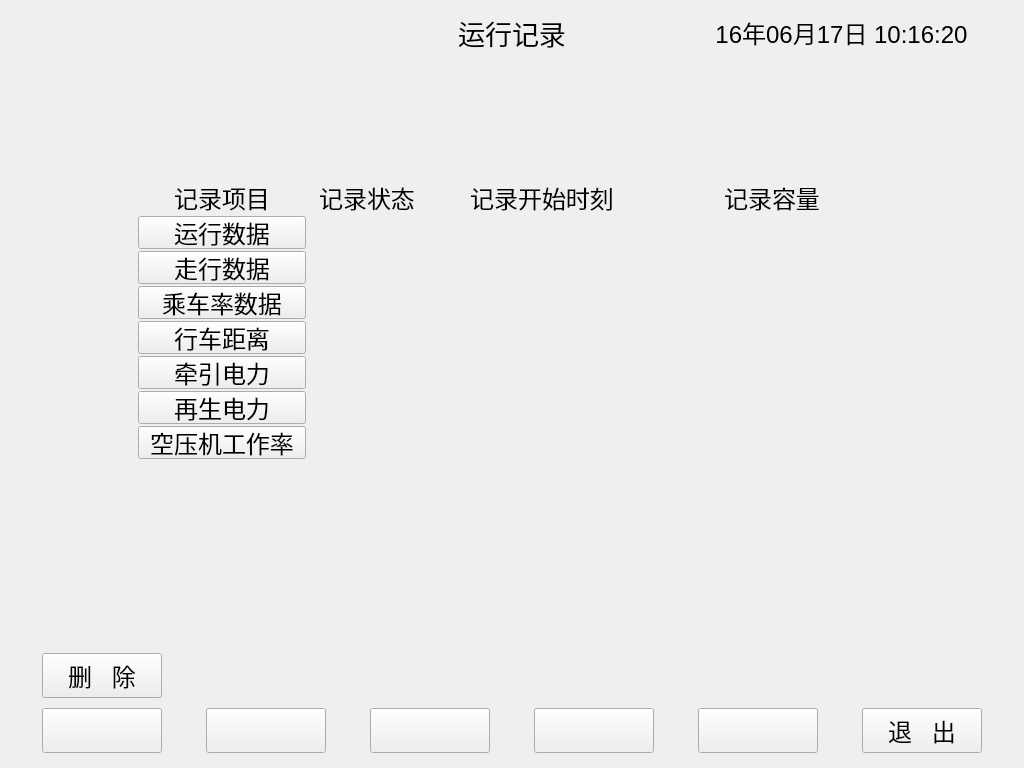
<?xml version="1.0" encoding="UTF-8"?>
<ui version="4.0">
 <class>delruninfo</class>
 <widget class="QDialog" name="delruninfo">
  <property name="geometry">
   <rect>
    <x>0</x>
    <y>0</y>
    <width>1024</width>
    <height>768</height>
   </rect>
  </property>
  <property name="windowTitle">
   <string>删除运行记录</string>
  </property>
  <widget class="QPushButton" name="buttonquit">
   <property name="geometry">
    <rect>
     <x>862</x>
     <y>708</y>
     <width>120</width>
     <height>45</height>
    </rect>
   </property>
   <property name="font">
    <font>
     <pointsize>18</pointsize>
    </font>
   </property>
   <property name="focusPolicy">
    <enum>Qt::NoFocus</enum>
   </property>
   <property name="text">
    <string>退   出</string>
   </property>
  </widget>
  <widget class="MyLabel" name="labelinfo_1_4">
   <property name="geometry">
    <rect>
     <x>657</x>
     <y>180</y>
     <width>230</width>
     <height>35</height>
    </rect>
   </property>
   <property name="font">
    <font>
     <pointsize>18</pointsize>
    </font>
   </property>
   <property name="text">
    <string>记录容量</string>
   </property>
   <property name="alignment">
    <set>Qt::AlignCenter</set>
   </property>
  </widget>
  <widget class="MyLabel" name="labelinfo_5_3">
   <property name="geometry">
    <rect>
     <x>427</x>
     <y>320</y>
     <width>230</width>
     <height>35</height>
    </rect>
   </property>
   <property name="font">
    <font>
     <pointsize>18</pointsize>
    </font>
   </property>
   <property name="text">
    <string/>
   </property>
   <property name="alignment">
    <set>Qt::AlignCenter</set>
   </property>
  </widget>
  <widget class="QPushButton" name="buttontemp0">
   <property name="geometry">
    <rect>
     <x>42</x>
     <y>708</y>
     <width>120</width>
     <height>45</height>
    </rect>
   </property>
   <property name="font">
    <font>
     <pointsize>18</pointsize>
    </font>
   </property>
   <property name="focusPolicy">
    <enum>Qt::NoFocus</enum>
   </property>
   <property name="text">
    <string/>
   </property>
  </widget>
  <widget class="MyLabel" name="labelinfo_6_1">
   <property name="geometry">
    <rect>
     <x>137</x>
     <y>355</y>
     <width>170</width>
     <height>35</height>
    </rect>
   </property>
   <property name="font">
    <font>
     <pointsize>18</pointsize>
    </font>
   </property>
   <property name="text">
    <string/>
   </property>
   <property name="alignment">
    <set>Qt::AlignCenter</set>
   </property>
  </widget>
  <widget class="MyLabel" name="labelinfo_7_4">
   <property name="geometry">
    <rect>
     <x>657</x>
     <y>390</y>
     <width>230</width>
     <height>35</height>
    </rect>
   </property>
   <property name="font">
    <font>
     <pointsize>18</pointsize>
    </font>
   </property>
   <property name="text">
    <string/>
   </property>
   <property name="alignment">
    <set>Qt::AlignCenter</set>
   </property>
  </widget>
  <widget class="MyLabel" name="labelinfo_6_2">
   <property name="geometry">
    <rect>
     <x>307</x>
     <y>355</y>
     <width>120</width>
     <height>35</height>
    </rect>
   </property>
   <property name="font">
    <font>
     <pointsize>18</pointsize>
    </font>
   </property>
   <property name="text">
    <string/>
   </property>
   <property name="alignment">
    <set>Qt::AlignCenter</set>
   </property>
  </widget>
  <widget class="MyLabel" name="labelinfo_4_4">
   <property name="geometry">
    <rect>
     <x>657</x>
     <y>285</y>
     <width>230</width>
     <height>35</height>
    </rect>
   </property>
   <property name="font">
    <font>
     <pointsize>18</pointsize>
    </font>
   </property>
   <property name="text">
    <string/>
   </property>
   <property name="alignment">
    <set>Qt::AlignCenter</set>
   </property>
  </widget>
  <widget class="MyLabel" name="labelinfo_3_2">
   <property name="geometry">
    <rect>
     <x>307</x>
     <y>250</y>
     <width>120</width>
     <height>35</height>
    </rect>
   </property>
   <property name="font">
    <font>
     <pointsize>18</pointsize>
    </font>
   </property>
   <property name="text">
    <string/>
   </property>
   <property name="alignment">
    <set>Qt::AlignCenter</set>
   </property>
  </widget>
  <widget class="MyLabel" name="labelinfo_4_1">
   <property name="geometry">
    <rect>
     <x>137</x>
     <y>285</y>
     <width>170</width>
     <height>35</height>
    </rect>
   </property>
   <property name="font">
    <font>
     <pointsize>18</pointsize>
    </font>
   </property>
   <property name="text">
    <string/>
   </property>
   <property name="alignment">
    <set>Qt::AlignCenter</set>
   </property>
  </widget>
  <widget class="MyLabel" name="labelinfo_7_1">
   <property name="geometry">
    <rect>
     <x>137</x>
     <y>390</y>
     <width>170</width>
     <height>35</height>
    </rect>
   </property>
   <property name="font">
    <font>
     <pointsize>18</pointsize>
    </font>
   </property>
   <property name="text">
    <string/>
   </property>
   <property name="alignment">
    <set>Qt::AlignCenter</set>
   </property>
  </widget>
  <widget class="MyLabel" name="labelinfo_1_2">
   <property name="geometry">
    <rect>
     <x>307</x>
     <y>180</y>
     <width>120</width>
     <height>35</height>
    </rect>
   </property>
   <property name="font">
    <font>
     <pointsize>18</pointsize>
    </font>
   </property>
   <property name="text">
    <string>记录状态</string>
   </property>
   <property name="alignment">
    <set>Qt::AlignCenter</set>
   </property>
  </widget>
  <widget class="MyLabel" name="labelinfo_4_2">
   <property name="geometry">
    <rect>
     <x>307</x>
     <y>285</y>
     <width>120</width>
     <height>35</height>
    </rect>
   </property>
   <property name="font">
    <font>
     <pointsize>18</pointsize>
    </font>
   </property>
   <property name="text">
    <string/>
   </property>
   <property name="alignment">
    <set>Qt::AlignCenter</set>
   </property>
  </widget>
  <widget class="MyLabel" name="labelinfo_8_3">
   <property name="geometry">
    <rect>
     <x>427</x>
     <y>425</y>
     <width>230</width>
     <height>35</height>
    </rect>
   </property>
   <property name="font">
    <font>
     <pointsize>18</pointsize>
    </font>
   </property>
   <property name="text">
    <string/>
   </property>
   <property name="alignment">
    <set>Qt::AlignCenter</set>
   </property>
  </widget>
  <widget class="MyLabel" name="labelinfo_2_1">
   <property name="geometry">
    <rect>
     <x>137</x>
     <y>215</y>
     <width>170</width>
     <height>35</height>
    </rect>
   </property>
   <property name="font">
    <font>
     <pointsize>18</pointsize>
    </font>
   </property>
   <property name="text">
    <string/>
   </property>
   <property name="alignment">
    <set>Qt::AlignCenter</set>
   </property>
  </widget>
  <widget class="MyLabel" name="labelinfo_6_4">
   <property name="geometry">
    <rect>
     <x>657</x>
     <y>355</y>
     <width>230</width>
     <height>35</height>
    </rect>
   </property>
   <property name="font">
    <font>
     <pointsize>18</pointsize>
    </font>
   </property>
   <property name="text">
    <string/>
   </property>
   <property name="alignment">
    <set>Qt::AlignCenter</set>
   </property>
  </widget>
  <widget class="MyLabel" name="labelinfo_8_1">
   <property name="geometry">
    <rect>
     <x>137</x>
     <y>425</y>
     <width>170</width>
     <height>35</height>
    </rect>
   </property>
   <property name="font">
    <font>
     <pointsize>18</pointsize>
    </font>
   </property>
   <property name="text">
    <string/>
   </property>
   <property name="alignment">
    <set>Qt::AlignCenter</set>
   </property>
  </widget>
  <widget class="MyLabel" name="labelinfo_5_4">
   <property name="geometry">
    <rect>
     <x>657</x>
     <y>320</y>
     <width>230</width>
     <height>35</height>
    </rect>
   </property>
   <property name="font">
    <font>
     <pointsize>18</pointsize>
    </font>
   </property>
   <property name="text">
    <string/>
   </property>
   <property name="alignment">
    <set>Qt::AlignCenter</set>
   </property>
  </widget>
  <widget class="MyLabel" name="labelinfo_5_2">
   <property name="geometry">
    <rect>
     <x>307</x>
     <y>320</y>
     <width>120</width>
     <height>35</height>
    </rect>
   </property>
   <property name="font">
    <font>
     <pointsize>18</pointsize>
    </font>
   </property>
   <property name="text">
    <string/>
   </property>
   <property name="alignment">
    <set>Qt::AlignCenter</set>
   </property>
  </widget>
  <widget class="MyLabel" name="labelinfo_3_4">
   <property name="geometry">
    <rect>
     <x>657</x>
     <y>250</y>
     <width>230</width>
     <height>35</height>
    </rect>
   </property>
   <property name="font">
    <font>
     <pointsize>18</pointsize>
    </font>
   </property>
   <property name="text">
    <string/>
   </property>
   <property name="alignment">
    <set>Qt::AlignCenter</set>
   </property>
  </widget>
  <widget class="MyLabel" name="labelinfo_5_1">
   <property name="geometry">
    <rect>
     <x>137</x>
     <y>320</y>
     <width>170</width>
     <height>35</height>
    </rect>
   </property>
   <property name="font">
    <font>
     <pointsize>18</pointsize>
    </font>
   </property>
   <property name="text">
    <string/>
   </property>
   <property name="alignment">
    <set>Qt::AlignCenter</set>
   </property>
  </widget>
  <widget class="MyLabel" name="labelinfo_7_3">
   <property name="geometry">
    <rect>
     <x>427</x>
     <y>390</y>
     <width>230</width>
     <height>35</height>
    </rect>
   </property>
   <property name="font">
    <font>
     <pointsize>18</pointsize>
    </font>
   </property>
   <property name="text">
    <string/>
   </property>
   <property name="alignment">
    <set>Qt::AlignCenter</set>
   </property>
  </widget>
  <widget class="MyLabel" name="labelinfo_1_1">
   <property name="geometry">
    <rect>
     <x>137</x>
     <y>180</y>
     <width>170</width>
     <height>35</height>
    </rect>
   </property>
   <property name="font">
    <font>
     <pointsize>18</pointsize>
    </font>
   </property>
   <property name="text">
    <string>记录项目</string>
   </property>
   <property name="alignment">
    <set>Qt::AlignCenter</set>
   </property>
  </widget>
  <widget class="QLabel" name="title_3">
   <property name="geometry">
    <rect>
     <x>669</x>
     <y>10</y>
     <width>345</width>
     <height>45</height>
    </rect>
   </property>
   <property name="sizePolicy">
    <sizepolicy hsizetype="Expanding" vsizetype="Expanding">
     <horstretch>0</horstretch>
     <verstretch>0</verstretch>
    </sizepolicy>
   </property>
   <property name="font">
    <font>
     <pointsize>18</pointsize>
    </font>
   </property>
   <property name="text">
    <string>16年06月17日 10:16:20</string>
   </property>
   <property name="alignment">
    <set>Qt::AlignCenter</set>
   </property>
  </widget>
  <widget class="MyLabel" name="labelinfo_2_2">
   <property name="geometry">
    <rect>
     <x>307</x>
     <y>215</y>
     <width>120</width>
     <height>35</height>
    </rect>
   </property>
   <property name="font">
    <font>
     <pointsize>18</pointsize>
    </font>
   </property>
   <property name="text">
    <string/>
   </property>
   <property name="alignment">
    <set>Qt::AlignCenter</set>
   </property>
  </widget>
  <widget class="QLabel" name="labelbuttonarea">
   <property name="geometry">
    <rect>
     <x>10</x>
     <y>703</y>
     <width>1004</width>
     <height>55</height>
    </rect>
   </property>
   <property name="text">
    <string/>
   </property>
  </widget>
  <widget class="MyLabel" name="labelinfo_4_3">
   <property name="geometry">
    <rect>
     <x>427</x>
     <y>285</y>
     <width>230</width>
     <height>35</height>
    </rect>
   </property>
   <property name="font">
    <font>
     <pointsize>18</pointsize>
    </font>
   </property>
   <property name="text">
    <string/>
   </property>
   <property name="alignment">
    <set>Qt::AlignCenter</set>
   </property>
  </widget>
  <widget class="QPushButton" name="buttontemp2">
   <property name="geometry">
    <rect>
     <x>370</x>
     <y>708</y>
     <width>120</width>
     <height>45</height>
    </rect>
   </property>
   <property name="font">
    <font>
     <pointsize>18</pointsize>
    </font>
   </property>
   <property name="focusPolicy">
    <enum>Qt::NoFocus</enum>
   </property>
   <property name="text">
    <string/>
   </property>
  </widget>
  <widget class="QLabel" name="title_2">
   <property name="geometry">
    <rect>
     <x>355</x>
     <y>10</y>
     <width>314</width>
     <height>45</height>
    </rect>
   </property>
   <property name="sizePolicy">
    <sizepolicy hsizetype="Expanding" vsizetype="Expanding">
     <horstretch>0</horstretch>
     <verstretch>0</verstretch>
    </sizepolicy>
   </property>
   <property name="font">
    <font>
     <pointsize>20</pointsize>
    </font>
   </property>
   <property name="text">
    <string>运行记录</string>
   </property>
   <property name="alignment">
    <set>Qt::AlignCenter</set>
   </property>
  </widget>
  <widget class="QPushButton" name="buttontemp1">
   <property name="geometry">
    <rect>
     <x>206</x>
     <y>708</y>
     <width>120</width>
     <height>45</height>
    </rect>
   </property>
   <property name="font">
    <font>
     <pointsize>18</pointsize>
    </font>
   </property>
   <property name="focusPolicy">
    <enum>Qt::NoFocus</enum>
   </property>
   <property name="text">
    <string/>
   </property>
  </widget>
  <widget class="QPushButton" name="buttontemp3">
   <property name="geometry">
    <rect>
     <x>534</x>
     <y>708</y>
     <width>120</width>
     <height>45</height>
    </rect>
   </property>
   <property name="font">
    <font>
     <pointsize>18</pointsize>
    </font>
   </property>
   <property name="focusPolicy">
    <enum>Qt::NoFocus</enum>
   </property>
   <property name="text">
    <string/>
   </property>
  </widget>
  <widget class="MyLabel" name="labelinfo_7_2">
   <property name="geometry">
    <rect>
     <x>307</x>
     <y>390</y>
     <width>120</width>
     <height>35</height>
    </rect>
   </property>
   <property name="font">
    <font>
     <pointsize>18</pointsize>
    </font>
   </property>
   <property name="text">
    <string/>
   </property>
   <property name="alignment">
    <set>Qt::AlignCenter</set>
   </property>
  </widget>
  <widget class="MyLabel" name="labelinfo_8_4">
   <property name="geometry">
    <rect>
     <x>657</x>
     <y>425</y>
     <width>230</width>
     <height>35</height>
    </rect>
   </property>
   <property name="font">
    <font>
     <pointsize>18</pointsize>
    </font>
   </property>
   <property name="text">
    <string/>
   </property>
   <property name="alignment">
    <set>Qt::AlignCenter</set>
   </property>
  </widget>
  <widget class="QLabel" name="title">
   <property name="geometry">
    <rect>
     <x>10</x>
     <y>10</y>
     <width>345</width>
     <height>45</height>
    </rect>
   </property>
   <property name="sizePolicy">
    <sizepolicy hsizetype="Expanding" vsizetype="Expanding">
     <horstretch>0</horstretch>
     <verstretch>0</verstretch>
    </sizepolicy>
   </property>
   <property name="font">
    <font>
     <pointsize>18</pointsize>
    </font>
   </property>
   <property name="text">
    <string/>
   </property>
  </widget>
  <widget class="MyLabel" name="labelinfo_8_2">
   <property name="geometry">
    <rect>
     <x>307</x>
     <y>425</y>
     <width>120</width>
     <height>35</height>
    </rect>
   </property>
   <property name="font">
    <font>
     <pointsize>18</pointsize>
    </font>
   </property>
   <property name="text">
    <string/>
   </property>
   <property name="alignment">
    <set>Qt::AlignCenter</set>
   </property>
  </widget>
  <widget class="QPushButton" name="buttontemp4">
   <property name="geometry">
    <rect>
     <x>698</x>
     <y>708</y>
     <width>120</width>
     <height>45</height>
    </rect>
   </property>
   <property name="font">
    <font>
     <pointsize>18</pointsize>
    </font>
   </property>
   <property name="focusPolicy">
    <enum>Qt::NoFocus</enum>
   </property>
   <property name="text">
    <string/>
   </property>
  </widget>
  <widget class="MyLabel" name="labelinfo_6_3">
   <property name="geometry">
    <rect>
     <x>427</x>
     <y>355</y>
     <width>230</width>
     <height>35</height>
    </rect>
   </property>
   <property name="font">
    <font>
     <pointsize>18</pointsize>
    </font>
   </property>
   <property name="text">
    <string/>
   </property>
   <property name="alignment">
    <set>Qt::AlignCenter</set>
   </property>
  </widget>
  <widget class="MyLabel" name="labelinfo_2_4">
   <property name="geometry">
    <rect>
     <x>657</x>
     <y>215</y>
     <width>230</width>
     <height>35</height>
    </rect>
   </property>
   <property name="font">
    <font>
     <pointsize>18</pointsize>
    </font>
   </property>
   <property name="text">
    <string/>
   </property>
   <property name="alignment">
    <set>Qt::AlignCenter</set>
   </property>
  </widget>
  <widget class="MyLabel" name="labelinfo_3_3">
   <property name="geometry">
    <rect>
     <x>427</x>
     <y>250</y>
     <width>230</width>
     <height>35</height>
    </rect>
   </property>
   <property name="font">
    <font>
     <pointsize>18</pointsize>
    </font>
   </property>
   <property name="text">
    <string/>
   </property>
   <property name="alignment">
    <set>Qt::AlignCenter</set>
   </property>
  </widget>
  <widget class="MyLabel" name="labelinfo_3_1">
   <property name="geometry">
    <rect>
     <x>137</x>
     <y>250</y>
     <width>170</width>
     <height>35</height>
    </rect>
   </property>
   <property name="font">
    <font>
     <pointsize>18</pointsize>
    </font>
   </property>
   <property name="text">
    <string/>
   </property>
   <property name="alignment">
    <set>Qt::AlignCenter</set>
   </property>
  </widget>
  <widget class="MyLabel" name="labelinfo_2_3">
   <property name="geometry">
    <rect>
     <x>427</x>
     <y>215</y>
     <width>230</width>
     <height>35</height>
    </rect>
   </property>
   <property name="font">
    <font>
     <pointsize>18</pointsize>
    </font>
   </property>
   <property name="text">
    <string/>
   </property>
   <property name="alignment">
    <set>Qt::AlignCenter</set>
   </property>
  </widget>
  <widget class="MyLabel" name="labelinfo_1_3">
   <property name="geometry">
    <rect>
     <x>427</x>
     <y>180</y>
     <width>230</width>
     <height>35</height>
    </rect>
   </property>
   <property name="font">
    <font>
     <pointsize>18</pointsize>
    </font>
   </property>
   <property name="text">
    <string>记录开始时刻</string>
   </property>
   <property name="alignment">
    <set>Qt::AlignCenter</set>
   </property>
  </widget>
  <widget class="QPushButton" name="buttondelete">
   <property name="geometry">
    <rect>
     <x>42</x>
     <y>653</y>
     <width>120</width>
     <height>45</height>
    </rect>
   </property>
   <property name="font">
    <font>
     <pointsize>18</pointsize>
    </font>
   </property>
   <property name="focusPolicy">
    <enum>Qt::NoFocus</enum>
   </property>
   <property name="text">
    <string>删   除</string>
   </property>
  </widget>
  <widget class="QPushButton" name="btnrundata">
   <property name="geometry">
    <rect>
     <x>138</x>
     <y>216</y>
     <width>168</width>
     <height>33</height>
    </rect>
   </property>
   <property name="font">
    <font>
     <pointsize>18</pointsize>
    </font>
   </property>
   <property name="focusPolicy">
    <enum>Qt::NoFocus</enum>
   </property>
   <property name="text">
    <string>运行数据</string>
   </property>
  </widget>
  <widget class="QPushButton" name="btnworkdata">
   <property name="geometry">
    <rect>
     <x>138</x>
     <y>251</y>
     <width>168</width>
     <height>33</height>
    </rect>
   </property>
   <property name="font">
    <font>
     <pointsize>18</pointsize>
    </font>
   </property>
   <property name="focusPolicy">
    <enum>Qt::NoFocus</enum>
   </property>
   <property name="text">
    <string>走行数据</string>
   </property>
  </widget>
  <widget class="QPushButton" name="btnridingrate">
   <property name="geometry">
    <rect>
     <x>138</x>
     <y>286</y>
     <width>168</width>
     <height>33</height>
    </rect>
   </property>
   <property name="font">
    <font>
     <pointsize>18</pointsize>
    </font>
   </property>
   <property name="focusPolicy">
    <enum>Qt::NoFocus</enum>
   </property>
   <property name="text">
    <string>乘车率数据</string>
   </property>
  </widget>
  <widget class="QPushButton" name="btntraveldistance">
   <property name="geometry">
    <rect>
     <x>138</x>
     <y>321</y>
     <width>168</width>
     <height>33</height>
    </rect>
   </property>
   <property name="font">
    <font>
     <pointsize>18</pointsize>
    </font>
   </property>
   <property name="focusPolicy">
    <enum>Qt::NoFocus</enum>
   </property>
   <property name="text">
    <string>行车距离</string>
   </property>
  </widget>
  <widget class="QPushButton" name="btndragelec">
   <property name="geometry">
    <rect>
     <x>138</x>
     <y>356</y>
     <width>168</width>
     <height>33</height>
    </rect>
   </property>
   <property name="font">
    <font>
     <pointsize>18</pointsize>
    </font>
   </property>
   <property name="focusPolicy">
    <enum>Qt::NoFocus</enum>
   </property>
   <property name="text">
    <string>牵引电力</string>
   </property>
  </widget>
  <widget class="QPushButton" name="btnreviveelec">
   <property name="geometry">
    <rect>
     <x>138</x>
     <y>391</y>
     <width>168</width>
     <height>33</height>
    </rect>
   </property>
   <property name="font">
    <font>
     <pointsize>18</pointsize>
    </font>
   </property>
   <property name="focusPolicy">
    <enum>Qt::NoFocus</enum>
   </property>
   <property name="text">
    <string>再生电力</string>
   </property>
  </widget>
  <widget class="QPushButton" name="btnairpump">
   <property name="geometry">
    <rect>
     <x>138</x>
     <y>426</y>
     <width>168</width>
     <height>33</height>
    </rect>
   </property>
   <property name="font">
    <font>
     <pointsize>18</pointsize>
    </font>
   </property>
   <property name="focusPolicy">
    <enum>Qt::NoFocus</enum>
   </property>
   <property name="text">
    <string>空压机工作率</string>
   </property>
  </widget>
  <zorder>labelbuttonarea</zorder>
  <zorder>buttonquit</zorder>
  <zorder>labelinfo_1_4</zorder>
  <zorder>labelinfo_5_3</zorder>
  <zorder>buttontemp0</zorder>
  <zorder>labelinfo_6_1</zorder>
  <zorder>labelinfo_7_4</zorder>
  <zorder>labelinfo_6_2</zorder>
  <zorder>labelinfo_4_4</zorder>
  <zorder>labelinfo_3_2</zorder>
  <zorder>labelinfo_4_1</zorder>
  <zorder>labelinfo_7_1</zorder>
  <zorder>labelinfo_1_2</zorder>
  <zorder>labelinfo_4_2</zorder>
  <zorder>labelinfo_8_3</zorder>
  <zorder>labelinfo_2_1</zorder>
  <zorder>labelinfo_6_4</zorder>
  <zorder>labelinfo_8_1</zorder>
  <zorder>labelinfo_5_4</zorder>
  <zorder>labelinfo_5_2</zorder>
  <zorder>labelinfo_3_4</zorder>
  <zorder>labelinfo_5_1</zorder>
  <zorder>labelinfo_7_3</zorder>
  <zorder>labelinfo_1_1</zorder>
  <zorder>title_3</zorder>
  <zorder>labelinfo_2_2</zorder>
  <zorder>labelinfo_4_3</zorder>
  <zorder>buttontemp2</zorder>
  <zorder>title_2</zorder>
  <zorder>buttontemp1</zorder>
  <zorder>buttontemp3</zorder>
  <zorder>labelinfo_7_2</zorder>
  <zorder>labelinfo_8_4</zorder>
  <zorder>title</zorder>
  <zorder>labelinfo_8_2</zorder>
  <zorder>buttontemp4</zorder>
  <zorder>labelinfo_6_3</zorder>
  <zorder>labelinfo_2_4</zorder>
  <zorder>labelinfo_3_3</zorder>
  <zorder>labelinfo_3_1</zorder>
  <zorder>labelinfo_2_3</zorder>
  <zorder>labelinfo_1_3</zorder>
  <zorder>buttondelete</zorder>
  <zorder>btnrundata</zorder>
  <zorder>btnworkdata</zorder>
  <zorder>btnridingrate</zorder>
  <zorder>btntraveldistance</zorder>
  <zorder>btndragelec</zorder>
  <zorder>btnreviveelec</zorder>
  <zorder>btnairpump</zorder>
 </widget>
 <customwidgets>
  <customwidget>
   <class>MyLabel</class>
   <extends>QLabel</extends>
   <header>mylabel.h</header>
  </customwidget>
 </customwidgets>
 <resources/>
 <connections/>
</ui>
